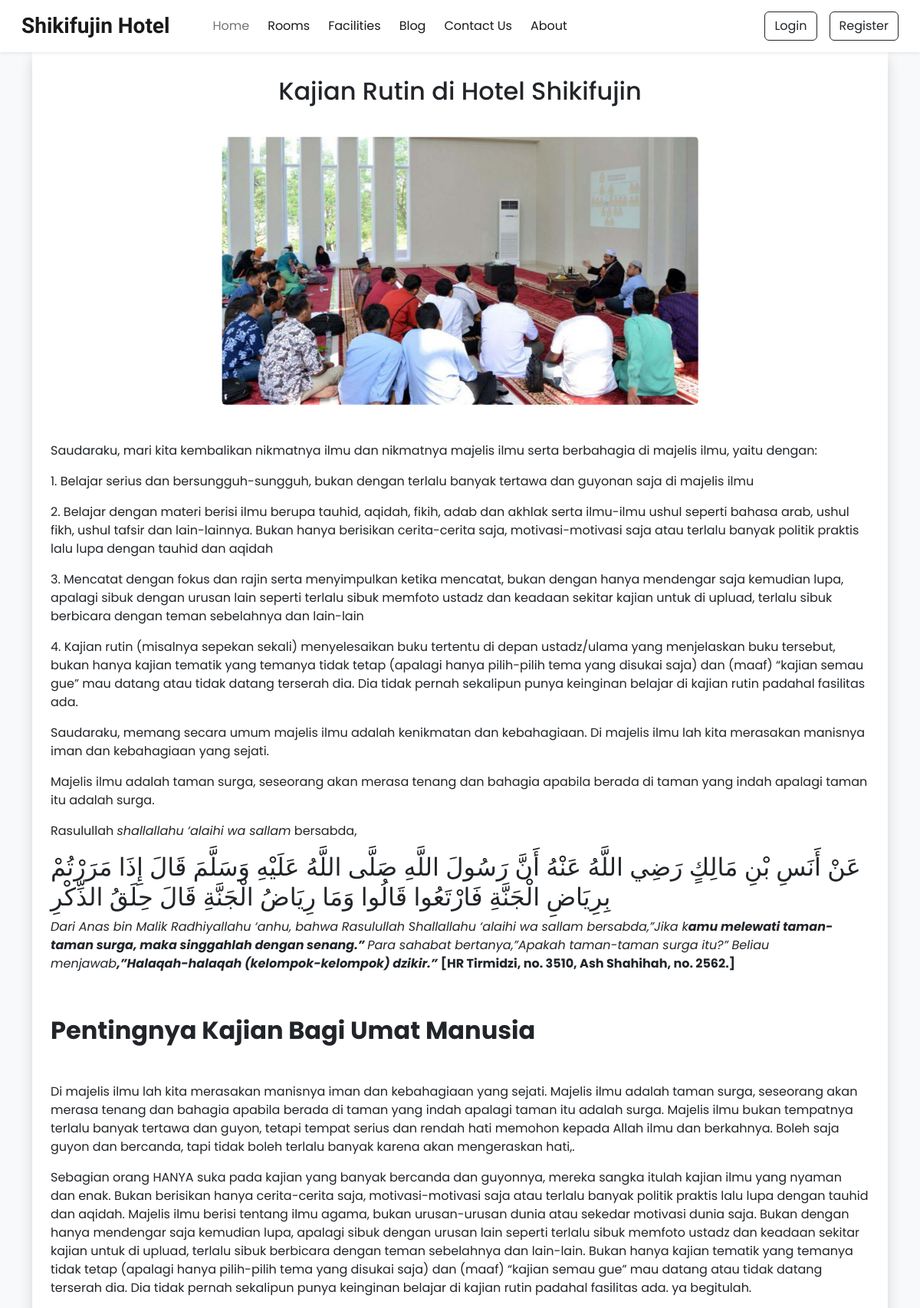
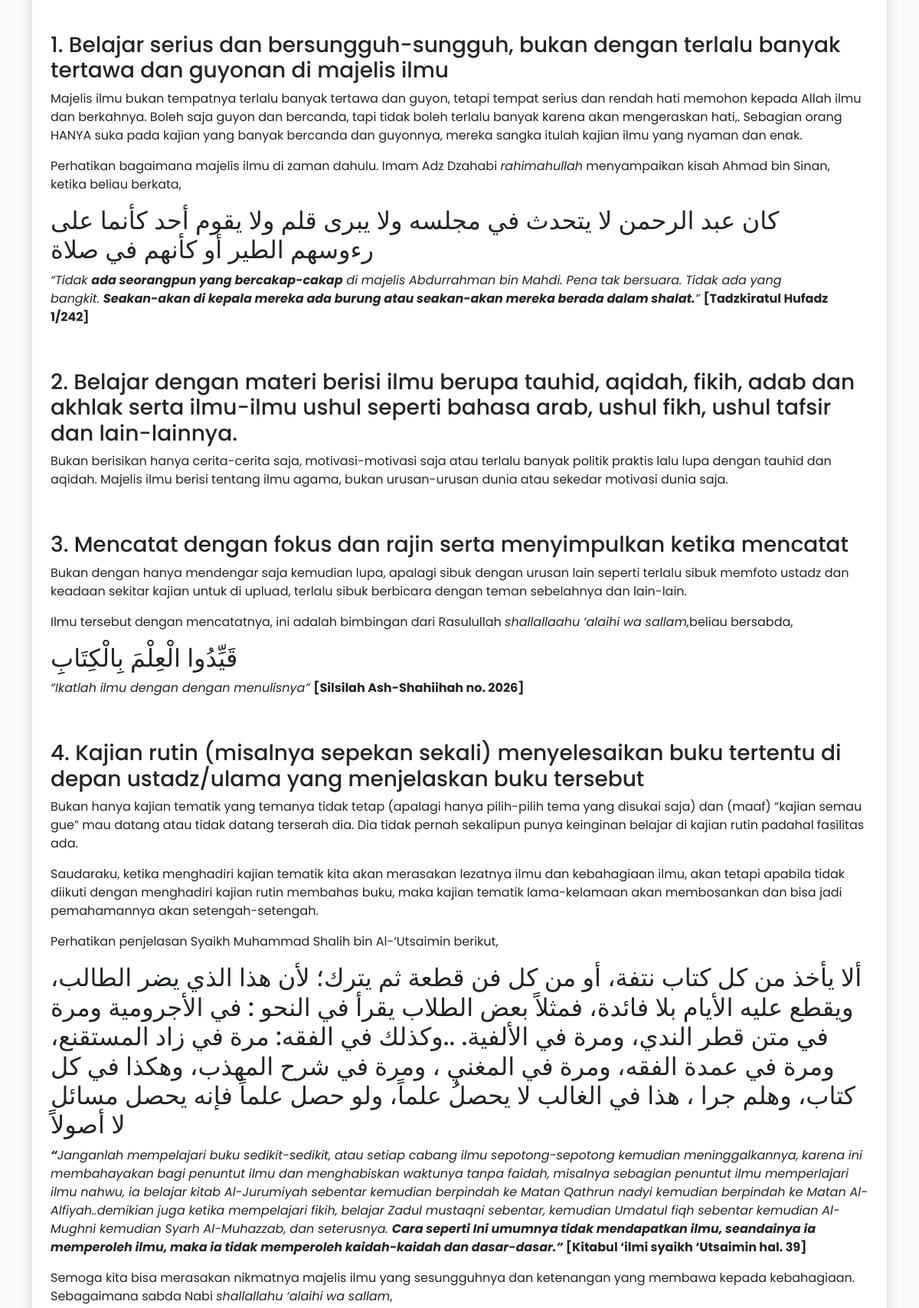
The app's page /view/isi_blog.php?judul=Kajian Rutin di Hotel Shikifujin (signed in, upper part) with its own data (2 pictures, top to bottom).
### tables this page shows
CREATE TABLE `blog` (
  `judul` varchar(100) NOT NULL,
  `date_post` datetime NOT NULL DEFAULT CURRENT_TIMESTAMP,
  `isi_artikel` text NOT NULL,
  `thumbnail_artikel` text NOT NULL,
  `status` varchar(20) NOT NULL DEFAULT 'ACTIVE',
  `views` int NOT NULL
);

### view/isi_blog.php (the view, shortened to what this page needs)
<!DOCTYPE html>
<html lang="en">
<head>
    <link rel="stylesheet" href="https://cdn.jsdelivr.net/npm/swiper@8/swiper-bundle.min.css" />
    <link rel="stylesheet" href="../CSS/custom.css">
    <?php require('../model/links.php') ?>
</head>
<body class="bg-light">
    <?php
    require('header.php');
    include_once('../controller/koneksi.php');
    $judul_artikel = $_GET['judul'];
    $blog_query = mysqli_query($conn, "SELECT * FROM blog WHERE judul = '$judul_artikel' ");
    ?>
    <div class="container">
        <div class="bg-white shadow none p-4">
            <div class="col-md-12">
                <?php
                while ($blog_item = mysqli_fetch_array($blog_query)) {
                ?>
                    <h2 class="py-2 text-center"><?= $blog_item['judul'] ?></h2>
                    <br />
                    <div class="mt-0 mb-5">
                        <?php
                        $thumbnail_blog = $blog_item['thumbnail_artikel']
                        ?>
                        <img <?php echo "src = '../blog_thumbnail/" . $thumbnail_blog . "'";  ?> style="height: 350px;" class="img-fluid rounded mx-auto d-block">
                    </div>
                    <p>
                        <?= $blog_item['isi_artikel']; ?>
                    </p>
                <?php
                }
                ?>
            </div>
        </div>
        <br />
        <h3>Related Posts</h3><br />
    </div>
    <br />
</body>
</html>

### CSS/common.css (style rules this page uses)
:root { --teal: #2ec1ac; --teal_hover: #279e8c; }
* { font-family: 'Poppins', sans-serif; }

### records on screen
blog: judul "Kajian Rutin di Hotel Shikifujin", thumbnail_artikel (picture), isi_artikel "Saudaraku, mari kita kembalikan nikmatnya ilmu dan nikmatnya majelis ilmu serta berbahagia di majelis ilmu, yaitu dengan: 1. Belajar serius dan bersungguh-sungguh, bukan dengan terlalu banyak tertawa dan guyonan saja di majelis ilmu 2. Belajar dengan materi berisi ilmu berupa tauhid, aqidah, fikih, adab dan akhlak serta ilmu-ilmu ushul seperti bahasa arab, ushul fikh, ushul tafsir dan lain-lainnya. Bukan hanya berisikan cerita-cerita saja, motivasi-motivasi saja atau terlalu banyak politik praktis lalu lupa dengan tauhid dan aqidah 3. Mencatat dengan fokus dan rajin serta menyimpulkan ketika mencatat, bukan dengan hanya mendengar saja kemudian lupa, apalagi sibuk dengan urusan lain seperti…"
